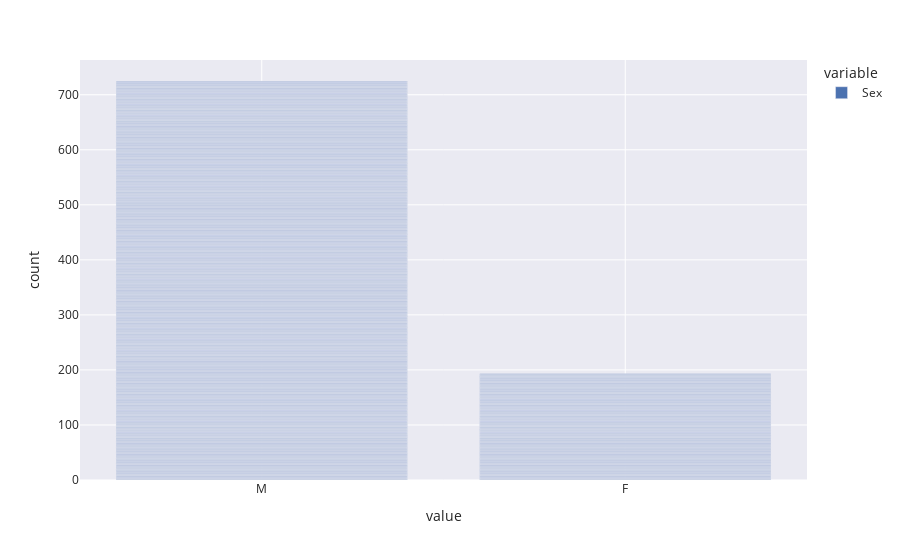

The cell this chart's notebook holds for it:
### Code cell
fig = px.bar(heart_data["Sex"] , template = "seaborn")
fig.show()

### Figure 1 — Plotly figure (JSON) as saved in the notebook; plotly's stock layout.template omitted (floating-point values rounded to 4 significant figures; data arrays with more than 128 entries replaced by an {"elided": "..."} marker saying what was removed)
{"data": [{"alignmentgroup": "True", "hovertemplate": "variable=Sex<br>value=%{x}<br>count=%{y}<extra></extra>", "legendgroup": "Sex", "marker": {"color": "rgb(76,114,176)", "pattern": {"shape": ""}}, "name": "Sex", "offsetgroup": "Sex", "orientation": "v", "showlegend": true, "textposition": "auto", "type": "bar", "x": {"elided": "918 str values"}, "xaxis": "x", "y": {"elided": "918 int values"}, "yaxis": "y"}], "layout": {"barmode": "relative", "legend": {"title": {"text": "variable"}, "tracegroupgap": 0}, "margin": {"t": 60}, "xaxis": {"anchor": "y", "domain": [0, 1], "title": {"text": "value"}}, "yaxis": {"anchor": "x", "domain": [0, 1], "title": {"text": "count"}}}}
